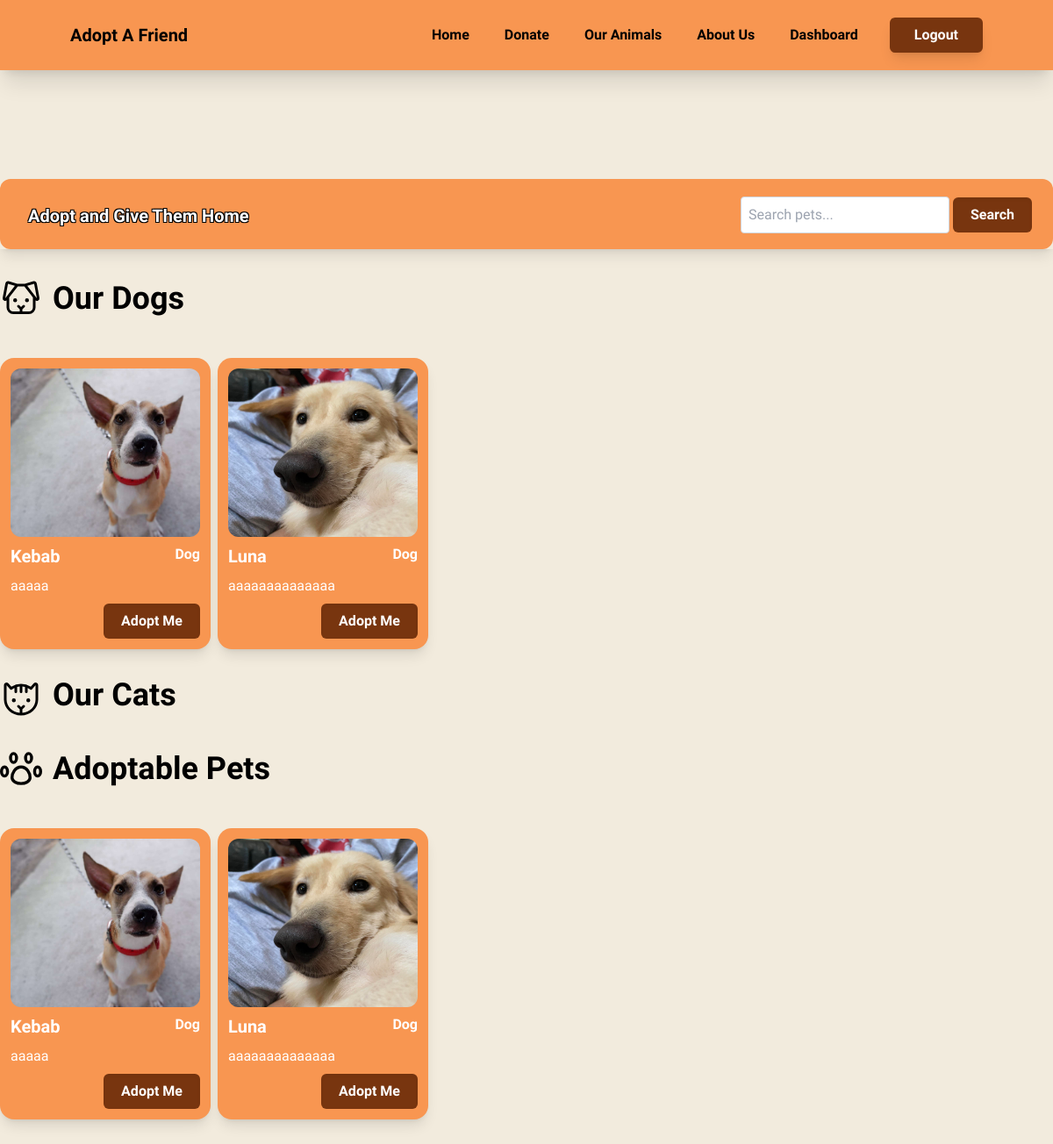
The app's page /adoptme/ (signed in) with its own data.
### pets/models.py (models this page shows, shortened)
class Pet(models.Model):
    petId = models.CharField(max_length=10, default=generate_pet_key, primary_key=True, unique=True)
    petName = models.CharField(max_length=50, null=False, blank=False, unique=True)
    animalType = models.CharField(max_length=20, choices=ANIMAL_TYPES_CHOICES, null=False, blank=False)
    breed = models.CharField(max_length=50, null=False, blank=False)
    petAge = models.CharField(max_length=50, null=False, blank=False, choices=PET_AGE_CHOICES)
    petGender = models.CharField(max_length=20, choices=GENDER_CHOICES, null=False, blank=False, default="")
    petSize = models.CharField(max_length=20, choices=PET_SIZE_CHOICES, null=False, blank=False)
    petColor = models.CharField(max_length=20, choices=COLOR_CHOICES, null=False, blank=False, default="")
    petDescription = models.TextField(max_length=500, blank=True, null=True)
    petPersonality = models.CharField(max_length=50, choices=PERSONALITY_CHOICES, blank=False, null=False, default="")
    dateAcquired = models.DateField(blank=False, null=False, default=timezone.now)
    isTrained = models.BooleanField(default=False)
    slug = models.SlugField(unique=True, blank=True)

class PetImage(models.Model):
    petId = models.ForeignKey('Pet', null=False, blank=False, on_delete=models.CASCADE)
    petImage = models.ImageField(upload_to='static/pet_pics')

### pets/views.py (the view, shortened to what this page needs)
# urls.py: path('adoptme/', views.pet_page, name='pet_page'),
def pet_page(request):
    query = request.GET.get('q')
    pets = Pet.objects.all().order_by('petId')
    recommended_pets = []
    if request.user.is_authenticated:
        try:
            user_pref = Preference.objects.get(adopter=request.user)
            recommended_pets = recommend_pets(request.user)
        except Preference.DoesNotExist:
            pass
    return render(request, 'pets/adoptme.html', {'pets': pets, 'recommended_pets': recommended_pets})

### pets/templates/pets/adoptme.html (shortened to what this page needs)
{% extends 'main/base.html' %}
{% load static %}
{% block scripts %}
    <link rel="stylesheet" href="https://code.jquery.com/ui/1.12.1/themes/base/jquery-ui.css">
{% endblock %}
{% block content %}
<div class="my-28" style="font-family: 'Imprima';">
    <div class="grid grid-cols-5 mx-auto max-w-screen-xl justify-center gap-x-10 gap-y-8">
        <div class="mt-3 shadow-lg col-span-5">
            <div class="mx-auto max-w-screen-xl h-20 rounded-xl flex justify-between" style="background-color: #f89651;">
                <h1 class="py-7 pl-8 text-xl text-white text-shadows font-bold">Adopt and Give Them Home</h1>
                <form method="GET" action="{% url 'pet_page' %}" class="py-5 pr-6">
                    <input type="text" name="q" placeholder="Search pets..." class="p-2 border border-gray-300 rounded">
                    <button type="submit" class="shadow-inner transition ease-in-out delay-150 font-semibold text-white px-5 py-2 rounded-md hover:-translate-y-1 hover:scale-110 duration-300 bg-amber-900">Search</button>
                </form>
            </div>
        </div>
        {% if request.GET.q %}
        {% if pets %}
        {% for pet in pets %}
            <div class="w-60 h-auto p-3 flex flex-col rounded-2xl shadow-lg mt-3" style="background-color: #f89651;" id="{{pet.petId}}">
                <div class="h-48 bg-white rounded-xl" style="background-image: url('{{ pet.petimage_set.first.petImage.url }}'); background-size: cover;"></div>
                <div class="flex flex-col gap-2">
                    <div class="flex flex-row justify-between pt-2">
                        <div class="flex flex-col">
                            <span class="text-xl font-bold text-white">{{pet.petName}}</span>
                        </div>
                        <span class="font-bold text-white">{{pet.animalType}}</span>
                    </div>
                    <div class="text-white">
                        <p class="text-justify">{{pet.petDescription|truncatechars:50}}</p>
                    </div>
                    <div class="flex justify-end">
                        <a href="{% url 'pet_profile' pet.slug pet.petId %}">
                            <button type="" class="shadow-inner transition ease-in-out delay-150 font-semibold text-white px-5 py-2 rounded-md hover:-translate-y-1 hover:scale-100 duration-300 bg-amber-900">Adopt Me</button>
                        </a>
                    </div>
                </div>
            </div>
        {% endfor %}
    {% else %}
        <p class="text-3xl font-bold col-span-5">No results found for the search query.</p>
    {% endif %}
        {% else %}
            <div class="col-span-5 flex items-center">
                <h1 class="text-4xl font-bold">Our Dogs</h1>
            </div>
            {% for pet in pets %}
                {% if pet.animalType == "Dog"%}
                    <div class="w-60 h-auto p-3 flex flex-col rounded-2xl shadow-lg mt-3" style="background-color: #f89651;" id="{{pet.petId}}">
                        <div class="h-48 bg-white rounded-xl" style="background-image: url('{{ pet.petimage_set.first.petImage.url }}'); background-size: cover;"></div>
                        <div class="flex flex-col gap-2">
                            <div class="flex flex-row justify-between pt-2">
                                <div class="flex flex-col">
                                <span class="text-xl font-bold text-white">{{pet.petName}}</span>
                                </div>
                                <span class="font-bold  text-white">{{pet.animalType}}</span>
                            </div>
                            <div class="text-white">
                                <p class="text-justify">{{pet.petDescription|truncatechars:50}}</p>
                            </div>
                            <div class="flex justify-end">
                                <a href="{% url 'pet_profile' pet.slug pet.petId %}">
                                    <button type="" class="shadow-inner transition ease-in-out delay-150 font-semibold text-white px-5 py-2 rounded-md hover:-translate-y-1 hover:scale-100 duration-300 bg-amber-900">Adopt Me</button>
                                </a>
                            </div>
                        </div>
                    </div>
                {% endif %}
            {% endfor %}
            <div class="col-span-5 flex item-center">
                <h1 class="text-4xl font-bold">Our Cats</h1>
            </div>
            <div class="col-span-5 flex items-center">
                <h1 class="text-4xl font-bold">Adoptable Pets</h1>
            </div>
            {% for pet in pets %}
            <div class="w-60 h-auto p-3 flex flex-col rounded-2xl shadow-lg mt-3" style="background-color: #f89651;" id="{{pet.petId}}">
                <div class="h-48 bg-white rounded-xl" style="background-image: url('{{ pet.petimage_set.first.petImage.url }}'); background-size: cover;"></div>
                <div class="flex flex-col gap-2">
                    <div class="flex flex-row justify-between pt-2">
                        <div class="flex flex-col">
                        <span class="text-xl font-bold text-white">{{pet.petName}}</span>
                        </div>
                        <span class="font-bold  text-white">{{pet.animalType}}</span>
                    </div>
                    <div class="text-white">
                        <p class="text-justify">{{pet.petDescription|truncatechars:50}}</p>
                    </div>
                    <div class="flex justify-end">
                        <a href="{% url 'pet_profile' pet.slug pet.petId %}">
                            <button type="" class="shadow-inner transition ease-in-out delay-150 font-semibold text-white px-5 py-2 rounded-md hover:-translate-y-1 hover:scale-100 duration-300 bg-amber-900">Adopt Me</button>
                        </a>
                    </div>
                </div>
            </div>
            {% endfor %}
        </div>
    {% endif %}
</div>
{% endblock %}

### main/templates/main/base.html (style rules this page uses)
.text-shadows { text-shadow: -1px 1px 0 #000, 1px 1px 0 #000, 1px -1px 0 #000, -1px -1px 0 #000; }

### records on screen
Pet: petimage_set.first.petImage (picture), petName "Kebab", animalType "Dog", petDescription "aaaaa"
Pet: petimage_set.first.petImage (picture), petName "Luna", animalType "Dog", petDescription "aaaaaaaaaaaaaa"
